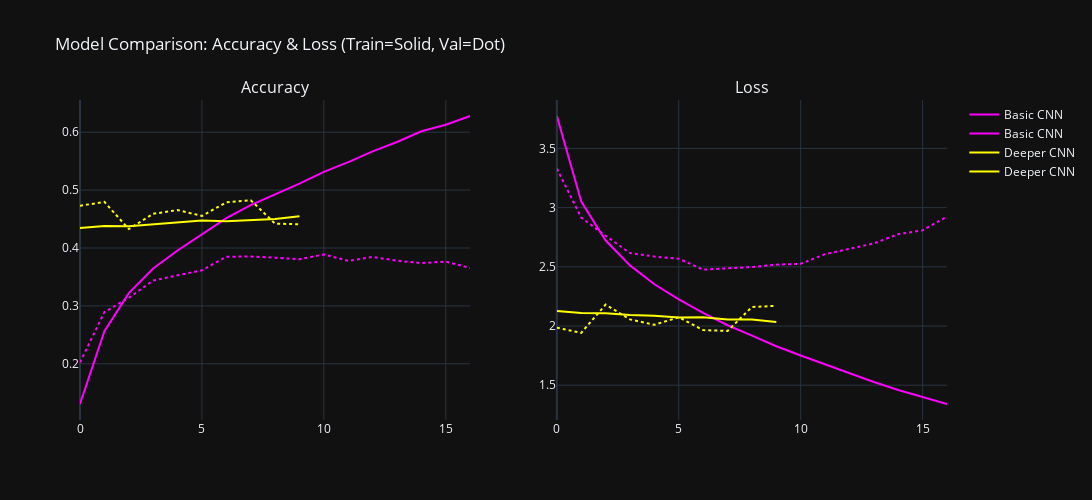

Write notebook code for a chart like this one.
### Markdown cell above
#### 4.3) Model Comparison

- Created a dataframe to store **test loss** and **test accuracy** for ANN, Basic CNN, and Deeper CNN.  
- Plotted training history for each model (accuracy & loss vs. epochs).  
- Helps compare how models learn and generalize over time.

### Code cell
import plotly.graph_objects as go
from plotly.subplots import make_subplots

models = {
    "Basic CNN": ("magenta", basic_cnn_history),
    "Deeper CNN": ("yellow", deeper_cnn_history)
}

performance_data = {
    'Model': ['Basic CNN', 'Deeper CNN'],
    'Test Loss': [loss_basic_cnn, loss_deeper_cnn],
    'Test Accuracy': [accuracy_basic_cnn, accuracy_deeper_cnn]
}

performance_df = pd.DataFrame(performance_data)

fig = make_subplots(rows=1, cols=2, subplot_titles=('Accuracy', 'Loss'))

for name, (color, history) in models.items():
    # Accuracy
    fig.add_trace(go.Scatter(y=history.history['accuracy'], mode='lines',
                             name=name, line=dict(color=color, dash='solid')), row=1, col=1)
    fig.add_trace(go.Scatter(y=history.history['val_accuracy'], mode='lines',
                             name=name, line=dict(color=color, dash='dot'), showlegend=False), row=1, col=1)

    # Loss
    fig.add_trace(go.Scatter(y=history.history['loss'], mode='lines',
                             name=name, line=dict(color=color, dash='solid')), row=1, col=2)
    fig.add_trace(go.Scatter(y=history.history['val_loss'], mode='lines',
                             name=name, line=dict(color=color, dash='dot'), showlegend=False), row=1, col=2)

fig.update_layout(
    title_text="Model Comparison: Accuracy & Loss (Train=Solid, Val=Dot)",
    height=500,
    width=1200,
    template="plotly_dark"
)

fig.show()

### Figure 1 — Plotly figure (JSON) as saved in the notebook; plotly's stock layout.template omitted (floating-point values rounded to 4 significant figures)
{"data": [{"line": {"color": "magenta", "dash": "solid"}, "mode": "lines", "name": "Basic CNN", "type": "scatter", "xaxis": "x", "y": [0.1305, 0.2564, 0.322, 0.3646, 0.3957, 0.4234, 0.4514, 0.4739, 0.4927, 0.5112, 0.5316, 0.5484, 0.5668, 0.5831, 0.6016, 0.6129, 0.628], "yaxis": "y"}, {"line": {"color": "magenta", "dash": "dot"}, "mode": "lines", "name": "Basic CNN", "showlegend": false, "type": "scatter", "xaxis": "x", "y": [0.2023, 0.2893, 0.3139, 0.3438, 0.3528, 0.3614, 0.385, 0.3852, 0.3833, 0.3806, 0.3889, 0.3777, 0.3845, 0.378, 0.3739, 0.3766, 0.3653], "yaxis": "y"}, {"line": {"color": "magenta", "dash": "solid"}, "mode": "lines", "name": "Basic CNN", "type": "scatter", "xaxis": "x2", "y": [3.774, 3.051, 2.722, 2.512, 2.353, 2.225, 2.111, 2.007, 1.918, 1.829, 1.751, 1.675, 1.601, 1.527, 1.459, 1.4, 1.341], "yaxis": "y2"}, {"line": {"color": "magenta", "dash": "dot"}, "mode": "lines", "name": "Basic CNN", "showlegend": false, "type": "scatter", "xaxis": "x2", "y": [3.33, 2.916, 2.762, 2.616, 2.587, 2.568, 2.476, 2.486, 2.499, 2.518, 2.526, 2.607, 2.65, 2.697, 2.776, 2.808, 2.925], "yaxis": "y2"}, {"line": {"color": "yellow", "dash": "solid"}, "mode": "lines", "name": "Deeper CNN", "type": "scatter", "xaxis": "x", "y": [0.4344, 0.4378, 0.4377, 0.441, 0.4445, 0.4474, 0.4463, 0.4487, 0.4499, 0.4548], "yaxis": "y"}, {"line": {"color": "yellow", "dash": "dot"}, "mode": "lines", "name": "Deeper CNN", "showlegend": false, "type": "scatter", "xaxis": "x", "y": [0.4729, 0.4796, 0.4327, 0.459, 0.4655, 0.4554, 0.4789, 0.4826, 0.4421, 0.441], "yaxis": "y"}, {"line": {"color": "yellow", "dash": "solid"}, "mode": "lines", "name": "Deeper CNN", "type": "scatter", "xaxis": "x2", "y": [2.126, 2.109, 2.109, 2.093, 2.086, 2.073, 2.075, 2.054, 2.055, 2.034], "yaxis": "y2"}, {"line": {"color": "yellow", "dash": "dot"}, "mode": "lines", "name": "Deeper CNN", "showlegend": false, "type": "scatter", "xaxis": "x2", "y": [1.986, 1.942, 2.181, 2.056, 2.01, 2.074, 1.966, 1.958, 2.16, 2.171], "yaxis": "y2"}], "layout": {"annotations": [{"font": {"size": 16}, "showarrow": false, "text": "Accuracy", "x": 0.225, "xanchor": "center", "xref": "paper", "y": 1, "yanchor": "bottom", "yref": "paper"}, {"font": {"size": 16}, "showarrow": false, "text": "Loss", "x": 0.775, "xanchor": "center", "xref": "paper", "y": 1, "yanchor": "bottom", "yref": "paper"}], "height": 500, "title": {"text": "Model Comparison: Accuracy & Loss (Train=Solid, Val=Dot)"}, "width": 1200, "xaxis": {"anchor": "y", "autorange": true, "domain": [0, 0.45], "range": [0, 16]}, "xaxis2": {"anchor": "y2", "autorange": true, "domain": [0.55, 1], "range": [0, 16]}, "yaxis": {"anchor": "x", "autorange": true, "domain": [0, 1], "range": [0.1029, 0.6556], "type": "linear"}, "yaxis2": {"anchor": "x2", "autorange": true, "domain": [0, 1], "range": [1.206, 3.909], "type": "linear"}}}
